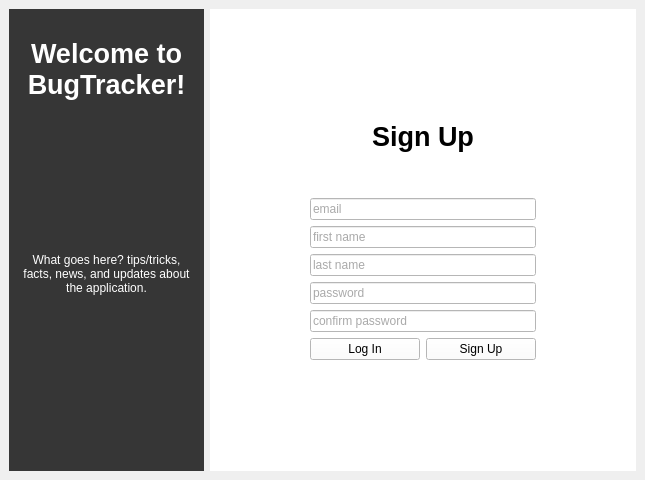
<?xml version="1.0" encoding="UTF-8"?>
<ui version="4.0">
 <class>AuthDialog</class>
 <widget class="QDialog" name="AuthDialog">
  <property name="geometry">
   <rect>
    <x>0</x>
    <y>0</y>
    <width>645</width>
    <height>480</height>
   </rect>
  </property>
  <property name="windowTitle">
   <string>Authentication Window</string>
  </property>
  <property name="styleSheet">
   <string notr="true"/>
  </property>
  <layout class="QHBoxLayout" name="horizontalLayout_3">
   <property name="leftMargin">
    <number>0</number>
   </property>
   <property name="topMargin">
    <number>0</number>
   </property>
   <property name="rightMargin">
    <number>0</number>
   </property>
   <property name="bottomMargin">
    <number>0</number>
   </property>
   <item>
    <widget class="QStackedWidget" name="Pages">
     <property name="currentIndex">
      <number>1</number>
     </property>
     <widget class="QWidget" name="Page_SignIn">
      <layout class="QHBoxLayout" name="horizontalLayout">
       <item>
        <widget class="QWidget" name="vw_message_login" native="true">
         <property name="styleSheet">
          <string notr="true">background-color: rgb(54, 54, 54);</string>
         </property>
         <layout class="QVBoxLayout" name="message_vl" stretch="0,0,0,0,0,0">
          <property name="spacing">
           <number>6</number>
          </property>
          <property name="leftMargin">
           <number>10</number>
          </property>
          <property name="rightMargin">
           <number>10</number>
          </property>
          <item>
           <spacer name="vs_msg02">
            <property name="orientation">
             <enum>Qt::Vertical</enum>
            </property>
            <property name="sizeType">
             <enum>QSizePolicy::Fixed</enum>
            </property>
            <property name="sizeHint" stdset="0">
             <size>
              <width>20</width>
              <height>20</height>
             </size>
            </property>
           </spacer>
          </item>
          <item>
           <widget class="QLabel" name="txt_message">
            <property name="font">
             <font>
              <pointsize>20</pointsize>
              <bold>true</bold>
             </font>
            </property>
            <property name="styleSheet">
             <string notr="true">color: rgb(255, 255, 255);</string>
            </property>
            <property name="text">
             <string>Welcome Back!</string>
            </property>
            <property name="alignment">
             <set>Qt::AlignCenter</set>
            </property>
            <property name="wordWrap">
             <bool>true</bool>
            </property>
           </widget>
          </item>
          <item>
           <spacer name="vs_msg03">
            <property name="orientation">
             <enum>Qt::Vertical</enum>
            </property>
            <property name="sizeType">
             <enum>QSizePolicy::Expanding</enum>
            </property>
            <property name="sizeHint" stdset="0">
             <size>
              <width>20</width>
              <height>40</height>
             </size>
            </property>
           </spacer>
          </item>
          <item alignment="Qt::AlignVCenter">
           <widget class="QLabel" name="txt_info">
            <property name="styleSheet">
             <string notr="true">color: rgb(255, 255, 255);</string>
            </property>
            <property name="text">
             <string>What goes here? tips/tricks, facts, news, and updates about the application.</string>
            </property>
            <property name="scaledContents">
             <bool>false</bool>
            </property>
            <property name="alignment">
             <set>Qt::AlignCenter</set>
            </property>
            <property name="wordWrap">
             <bool>true</bool>
            </property>
            <property name="margin">
             <number>0</number>
            </property>
            <property name="indent">
             <number>-1</number>
            </property>
           </widget>
          </item>
          <item>
           <spacer name="vs_msg01">
            <property name="orientation">
             <enum>Qt::Vertical</enum>
            </property>
            <property name="sizeType">
             <enum>QSizePolicy::Expanding</enum>
            </property>
            <property name="sizeHint" stdset="0">
             <size>
              <width>20</width>
              <height>50</height>
             </size>
            </property>
           </spacer>
          </item>
          <item>
           <spacer name="hs_msg01">
            <property name="orientation">
             <enum>Qt::Horizontal</enum>
            </property>
            <property name="sizeType">
             <enum>QSizePolicy::Maximum</enum>
            </property>
            <property name="sizeHint" stdset="0">
             <size>
              <width>175</width>
              <height>20</height>
             </size>
            </property>
           </spacer>
          </item>
         </layout>
        </widget>
       </item>
       <item>
        <widget class="QWidget" name="vw_authentication_loginP" native="true">
         <property name="styleSheet">
          <string notr="true">background-color:rgb(255, 255, 255)

</string>
         </property>
         <layout class="QVBoxLayout" name="authentication_vl">
          <property name="leftMargin">
           <number>100</number>
          </property>
          <property name="rightMargin">
           <number>100</number>
          </property>
          <item>
           <spacer name="vs_auth02_login">
            <property name="orientation">
             <enum>Qt::Vertical</enum>
            </property>
            <property name="sizeHint" stdset="0">
             <size>
              <width>20</width>
              <height>40</height>
             </size>
            </property>
           </spacer>
          </item>
          <item alignment="Qt::AlignHCenter">
           <widget class="QLabel" name="img_icon_login">
            <property name="sizePolicy">
             <sizepolicy hsizetype="Preferred" vsizetype="Maximum">
              <horstretch>0</horstretch>
              <verstretch>0</verstretch>
             </sizepolicy>
            </property>
            <property name="maximumSize">
             <size>
              <width>50</width>
              <height>50</height>
             </size>
            </property>
            <property name="font">
             <font>
              <bold>false</bold>
             </font>
            </property>
            <property name="text">
             <string/>
            </property>
            <property name="pixmap">
             <pixmap>../../../bug.png</pixmap>
            </property>
            <property name="scaledContents">
             <bool>true</bool>
            </property>
            <property name="alignment">
             <set>Qt::AlignCenter</set>
            </property>
            <property name="wordWrap">
             <bool>false</bool>
            </property>
            <property name="margin">
             <number>0</number>
            </property>
           </widget>
          </item>
          <item>
           <widget class="QLabel" name="lb_login_login">
            <property name="sizePolicy">
             <sizepolicy hsizetype="Preferred" vsizetype="Maximum">
              <horstretch>0</horstretch>
              <verstretch>0</verstretch>
             </sizepolicy>
            </property>
            <property name="font">
             <font>
              <pointsize>20</pointsize>
              <bold>true</bold>
             </font>
            </property>
            <property name="styleSheet">
             <string notr="true">color: rgb(0, 0, 0);</string>
            </property>
            <property name="text">
             <string>Log In</string>
            </property>
            <property name="alignment">
             <set>Qt::AlignCenter</set>
            </property>
           </widget>
          </item>
          <item>
           <spacer name="vs_auth03_login">
            <property name="orientation">
             <enum>Qt::Vertical</enum>
            </property>
            <property name="sizeType">
             <enum>QSizePolicy::Maximum</enum>
            </property>
            <property name="sizeHint" stdset="0">
             <size>
              <width>20</width>
              <height>40</height>
             </size>
            </property>
           </spacer>
          </item>
          <item>
           <widget class="QLineEdit" name="le_email_login">
            <property name="styleSheet">
             <string notr="true">color: rgb(83, 83, 83);</string>
            </property>
            <property name="alignment">
             <set>Qt::AlignLeading|Qt::AlignLeft|Qt::AlignVCenter</set>
            </property>
            <property name="placeholderText">
             <string>email</string>
            </property>
           </widget>
          </item>
          <item>
           <widget class="QLineEdit" name="le_password_login">
            <property name="styleSheet">
             <string notr="true">color: rgb(83, 83, 83);</string>
            </property>
            <property name="echoMode">
             <enum>QLineEdit::Password</enum>
            </property>
            <property name="alignment">
             <set>Qt::AlignLeading|Qt::AlignLeft|Qt::AlignVCenter</set>
            </property>
            <property name="readOnly">
             <bool>false</bool>
            </property>
            <property name="placeholderText">
             <string>password</string>
            </property>
           </widget>
          </item>
          <item>
           <layout class="QHBoxLayout" name="hz_actionbuttons_login">
            <property name="spacing">
             <number>30</number>
            </property>
            <item>
             <widget class="QPushButton" name="pb_signuppage_login">
              <property name="styleSheet">
               <string notr="true">color: rgb(0, 0, 0);
</string>
              </property>
              <property name="text">
               <string>Sign Up</string>
              </property>
             </widget>
            </item>
            <item>
             <widget class="QPushButton" name="pb_login_login">
              <property name="styleSheet">
               <string notr="true">color: rgb(0, 0, 0);</string>
              </property>
              <property name="text">
               <string>Log In</string>
              </property>
             </widget>
            </item>
           </layout>
          </item>
          <item>
           <spacer name="vs_auth01_login">
            <property name="orientation">
             <enum>Qt::Vertical</enum>
            </property>
            <property name="sizeType">
             <enum>QSizePolicy::Expanding</enum>
            </property>
            <property name="sizeHint" stdset="0">
             <size>
              <width>20</width>
              <height>40</height>
             </size>
            </property>
           </spacer>
          </item>
          <item>
           <spacer name="hz_a">
            <property name="orientation">
             <enum>Qt::Horizontal</enum>
            </property>
            <property name="sizeType">
             <enum>QSizePolicy::Expanding</enum>
            </property>
            <property name="sizeHint" stdset="0">
             <size>
              <width>40</width>
              <height>20</height>
             </size>
            </property>
           </spacer>
          </item>
         </layout>
        </widget>
       </item>
      </layout>
     </widget>
     <widget class="QWidget" name="Page_SignUp">
      <layout class="QHBoxLayout" name="horizontalLayout_2">
       <item>
        <widget class="QWidget" name="vw_message_signup" native="true">
         <property name="styleSheet">
          <string notr="true">background-color: rgb(54, 54, 54);</string>
         </property>
         <layout class="QVBoxLayout" name="message_vl_2" stretch="0,0,0,0,0,0">
          <property name="spacing">
           <number>6</number>
          </property>
          <property name="leftMargin">
           <number>10</number>
          </property>
          <property name="rightMargin">
           <number>10</number>
          </property>
          <item>
           <spacer name="vs_msg02_signup">
            <property name="orientation">
             <enum>Qt::Vertical</enum>
            </property>
            <property name="sizeType">
             <enum>QSizePolicy::Fixed</enum>
            </property>
            <property name="sizeHint" stdset="0">
             <size>
              <width>20</width>
              <height>20</height>
             </size>
            </property>
           </spacer>
          </item>
          <item>
           <widget class="QLabel" name="txt_message_signup">
            <property name="font">
             <font>
              <pointsize>20</pointsize>
              <bold>true</bold>
             </font>
            </property>
            <property name="styleSheet">
             <string notr="true">color: rgb(255, 255, 255);</string>
            </property>
            <property name="text">
             <string>Welcome to BugTracker!</string>
            </property>
            <property name="alignment">
             <set>Qt::AlignCenter</set>
            </property>
            <property name="wordWrap">
             <bool>true</bool>
            </property>
           </widget>
          </item>
          <item>
           <spacer name="vs_msg03_signup">
            <property name="orientation">
             <enum>Qt::Vertical</enum>
            </property>
            <property name="sizeType">
             <enum>QSizePolicy::Expanding</enum>
            </property>
            <property name="sizeHint" stdset="0">
             <size>
              <width>20</width>
              <height>40</height>
             </size>
            </property>
           </spacer>
          </item>
          <item>
           <widget class="QLabel" name="txt_info_signup">
            <property name="styleSheet">
             <string notr="true">color: rgb(255, 255, 255);</string>
            </property>
            <property name="text">
             <string>What goes here? tips/tricks, facts, news, and updates about the application.</string>
            </property>
            <property name="scaledContents">
             <bool>false</bool>
            </property>
            <property name="alignment">
             <set>Qt::AlignCenter</set>
            </property>
            <property name="wordWrap">
             <bool>true</bool>
            </property>
            <property name="margin">
             <number>0</number>
            </property>
            <property name="indent">
             <number>-1</number>
            </property>
           </widget>
          </item>
          <item>
           <spacer name="vs_msg01_signup">
            <property name="orientation">
             <enum>Qt::Vertical</enum>
            </property>
            <property name="sizeType">
             <enum>QSizePolicy::Expanding</enum>
            </property>
            <property name="sizeHint" stdset="0">
             <size>
              <width>20</width>
              <height>50</height>
             </size>
            </property>
           </spacer>
          </item>
          <item>
           <spacer name="hs_msg01_signup">
            <property name="orientation">
             <enum>Qt::Horizontal</enum>
            </property>
            <property name="sizeType">
             <enum>QSizePolicy::Maximum</enum>
            </property>
            <property name="sizeHint" stdset="0">
             <size>
              <width>175</width>
              <height>20</height>
             </size>
            </property>
           </spacer>
          </item>
         </layout>
        </widget>
       </item>
       <item>
        <widget class="QWidget" name="vw_authentication_signup" native="true">
         <property name="styleSheet">
          <string notr="true">background-color:rgb(255, 255, 255)

</string>
         </property>
         <layout class="QVBoxLayout" name="authentication_vl_2">
          <property name="leftMargin">
           <number>100</number>
          </property>
          <property name="rightMargin">
           <number>100</number>
          </property>
          <item>
           <spacer name="vs_auth02_signup">
            <property name="orientation">
             <enum>Qt::Vertical</enum>
            </property>
            <property name="sizeHint" stdset="0">
             <size>
              <width>20</width>
              <height>40</height>
             </size>
            </property>
           </spacer>
          </item>
          <item alignment="Qt::AlignHCenter">
           <widget class="QLabel" name="img_icon_signup">
            <property name="sizePolicy">
             <sizepolicy hsizetype="Preferred" vsizetype="Maximum">
              <horstretch>0</horstretch>
              <verstretch>0</verstretch>
             </sizepolicy>
            </property>
            <property name="maximumSize">
             <size>
              <width>50</width>
              <height>50</height>
             </size>
            </property>
            <property name="font">
             <font>
              <bold>false</bold>
             </font>
            </property>
            <property name="text">
             <string/>
            </property>
            <property name="pixmap">
             <pixmap>../../../bug.png</pixmap>
            </property>
            <property name="scaledContents">
             <bool>true</bool>
            </property>
            <property name="alignment">
             <set>Qt::AlignCenter</set>
            </property>
            <property name="wordWrap">
             <bool>false</bool>
            </property>
            <property name="margin">
             <number>0</number>
            </property>
           </widget>
          </item>
          <item>
           <widget class="QLabel" name="lb_signIn_signup">
            <property name="sizePolicy">
             <sizepolicy hsizetype="Preferred" vsizetype="Maximum">
              <horstretch>0</horstretch>
              <verstretch>0</verstretch>
             </sizepolicy>
            </property>
            <property name="font">
             <font>
              <pointsize>20</pointsize>
              <bold>true</bold>
             </font>
            </property>
            <property name="styleSheet">
             <string notr="true">color: rgb(0, 0, 0);</string>
            </property>
            <property name="text">
             <string>Sign Up</string>
            </property>
            <property name="alignment">
             <set>Qt::AlignCenter</set>
            </property>
           </widget>
          </item>
          <item>
           <spacer name="vs_auth03_signup">
            <property name="orientation">
             <enum>Qt::Vertical</enum>
            </property>
            <property name="sizeType">
             <enum>QSizePolicy::Maximum</enum>
            </property>
            <property name="sizeHint" stdset="0">
             <size>
              <width>20</width>
              <height>40</height>
             </size>
            </property>
           </spacer>
          </item>
          <item>
           <widget class="QLineEdit" name="le_email_signup">
            <property name="styleSheet">
             <string notr="true">color: rgb(83, 83, 83);</string>
            </property>
            <property name="frame">
             <bool>true</bool>
            </property>
            <property name="placeholderText">
             <string>email</string>
            </property>
           </widget>
          </item>
          <item>
           <widget class="QLineEdit" name="le_firstname_signup">
            <property name="styleSheet">
             <string notr="true">color: rgb(83, 83, 83);</string>
            </property>
            <property name="alignment">
             <set>Qt::AlignLeading|Qt::AlignLeft|Qt::AlignVCenter</set>
            </property>
            <property name="placeholderText">
             <string>first name</string>
            </property>
           </widget>
          </item>
          <item>
           <widget class="QLineEdit" name="le_lastname_signup">
            <property name="styleSheet">
             <string notr="true">color: rgb(83, 83, 83);</string>
            </property>
            <property name="echoMode">
             <enum>QLineEdit::Normal</enum>
            </property>
            <property name="alignment">
             <set>Qt::AlignLeading|Qt::AlignLeft|Qt::AlignVCenter</set>
            </property>
            <property name="readOnly">
             <bool>false</bool>
            </property>
            <property name="placeholderText">
             <string>last name</string>
            </property>
           </widget>
          </item>
          <item>
           <widget class="QLineEdit" name="le_password_signup">
            <property name="styleSheet">
             <string notr="true">color: rgb(83, 83, 83);</string>
            </property>
            <property name="placeholderText">
             <string>password</string>
            </property>
           </widget>
          </item>
          <item>
           <widget class="QLineEdit" name="le_confirmpwd_signup">
            <property name="styleSheet">
             <string notr="true">color: rgb(83, 83, 83);</string>
            </property>
            <property name="placeholderText">
             <string>confirm password</string>
            </property>
           </widget>
          </item>
          <item>
           <layout class="QHBoxLayout" name="hz_actionbuttons_signup">
            <item>
             <widget class="QPushButton" name="pb_loginpage_signup">
              <property name="styleSheet">
               <string notr="true">color: rgb(0, 0, 0);</string>
              </property>
              <property name="text">
               <string>Log In</string>
              </property>
             </widget>
            </item>
            <item>
             <widget class="QPushButton" name="pb_signup_signup">
              <property name="styleSheet">
               <string notr="true">color: rgb(0, 0, 0);</string>
              </property>
              <property name="text">
               <string>Sign Up</string>
              </property>
             </widget>
            </item>
           </layout>
          </item>
          <item>
           <spacer name="vs_auth01_signup">
            <property name="orientation">
             <enum>Qt::Vertical</enum>
            </property>
            <property name="sizeType">
             <enum>QSizePolicy::Expanding</enum>
            </property>
            <property name="sizeHint" stdset="0">
             <size>
              <width>20</width>
              <height>40</height>
             </size>
            </property>
           </spacer>
          </item>
          <item>
           <spacer name="hs_a_signup">
            <property name="orientation">
             <enum>Qt::Horizontal</enum>
            </property>
            <property name="sizeType">
             <enum>QSizePolicy::Expanding</enum>
            </property>
            <property name="sizeHint" stdset="0">
             <size>
              <width>40</width>
              <height>20</height>
             </size>
            </property>
           </spacer>
          </item>
         </layout>
        </widget>
       </item>
      </layout>
     </widget>
     <widget class="QWidget" name="Page_EmailCode">
      <layout class="QHBoxLayout" name="horizontalLayout_4">
       <item>
        <layout class="QVBoxLayout" name="verticalLayout_2">
         <item>
          <spacer name="verticalSpacer_2">
           <property name="orientation">
            <enum>Qt::Vertical</enum>
           </property>
           <property name="sizeHint" stdset="0">
            <size>
             <width>20</width>
             <height>40</height>
            </size>
           </property>
          </spacer>
         </item>
         <item>
          <layout class="QHBoxLayout" name="horizontalLayout_5">
           <item>
            <spacer name="horizontalSpacer">
             <property name="orientation">
              <enum>Qt::Horizontal</enum>
             </property>
             <property name="sizeHint" stdset="0">
              <size>
               <width>40</width>
               <height>20</height>
              </size>
             </property>
            </spacer>
           </item>
           <item>
            <widget class="QLineEdit" name="lineEdit">
             <property name="sizePolicy">
              <sizepolicy hsizetype="Expanding" vsizetype="Fixed">
               <horstretch>0</horstretch>
               <verstretch>0</verstretch>
              </sizepolicy>
             </property>
            </widget>
           </item>
           <item>
            <widget class="QPushButton" name="pushButton">
             <property name="text">
              <string>Submit</string>
             </property>
            </widget>
           </item>
           <item>
            <spacer name="horizontalSpacer_2">
             <property name="orientation">
              <enum>Qt::Horizontal</enum>
             </property>
             <property name="sizeHint" stdset="0">
              <size>
               <width>40</width>
               <height>20</height>
              </size>
             </property>
            </spacer>
           </item>
          </layout>
         </item>
         <item>
          <spacer name="verticalSpacer">
           <property name="orientation">
            <enum>Qt::Vertical</enum>
           </property>
           <property name="sizeHint" stdset="0">
            <size>
             <width>20</width>
             <height>40</height>
            </size>
           </property>
          </spacer>
         </item>
        </layout>
       </item>
      </layout>
     </widget>
    </widget>
   </item>
  </layout>
 </widget>
 <resources/>
 <connections/>
</ui>
